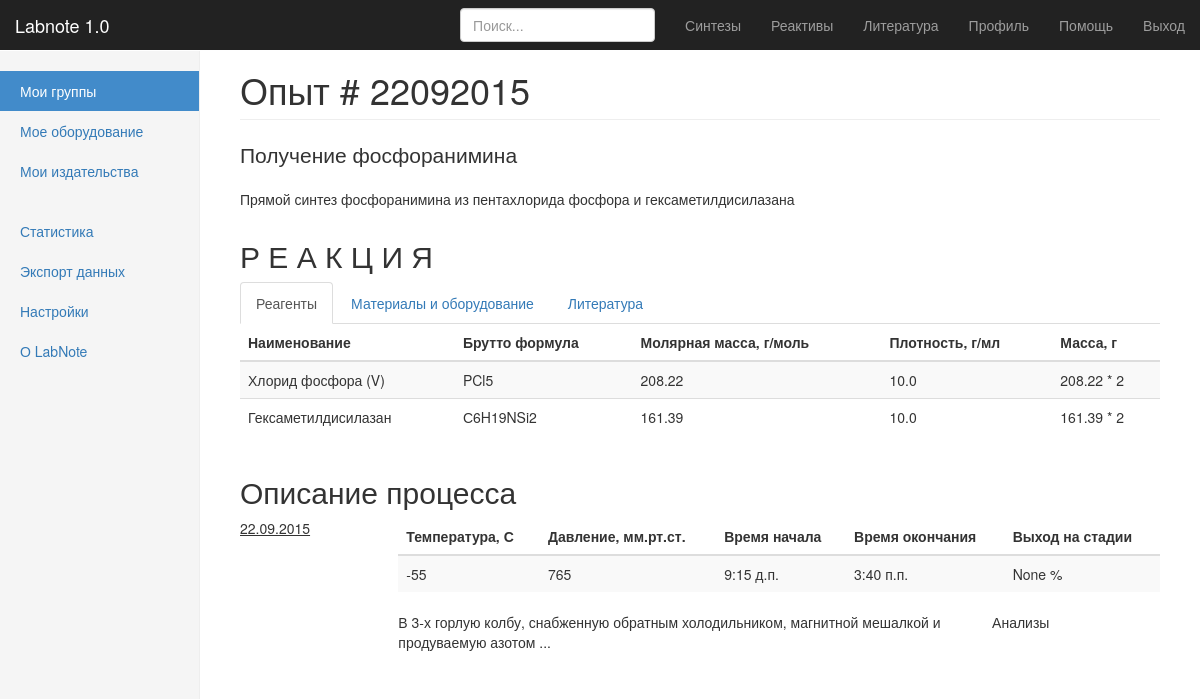
The page /synthesis/1/ on the database its author committed.
### core/models.py (models this page shows, shortened)
class Synthesis(models.Model):
	date = models.DateField(u'Дата синтеза')
	group = models.ForeignKey(GroupSynthesis, verbose_name='Группа', blank=True)
	description = models.TextField(u'Описание (макс. 1000 символов)', max_length=1000, blank=True)
	reactives = models.ManyToManyField(Reactive, verbose_name='Реактивы')   #through!!!
	tags = models.CharField(u'Теги', max_length=500, blank=True)
	literature = models.ManyToManyField(Literature, verbose_name='Литература', blank=True)
	yield_percent = models.IntegerField(
		validators=[MinValueValidator(0), MaxValueValidator(100)],
		verbose_name='Выход целевого продукта, %')
	class Meta:
		ordering = ['-date']
		verbose_name = 'Синтез'
		verbose_name_plural = 'Синтезы'

class GroupSynthesis(models.Model):
	name = models.CharField(u'Наименование', max_length=100)
	description = models.TextField(u'Описание (макс. 1000 символов)', max_length=1000)
	tags = models.CharField(u'Теги', max_length=500, blank=True)
	literature = models.ManyToManyField(Literature, verbose_name='Литература', blank=True)
	class Meta:
		verbose_name = 'Группа'
		verbose_name_plural = 'Группы синтезов'

class Reactive(models.Model):
	cas = models.CharField(u'Регистрационный номер CAS', max_length=12,
		validators=[RegexValidator(r'^\d+-\d\d-\d$')])
	iupac = models.CharField(u'Наименование по номенклатуре ИЮПАК', max_length=300)
	rational = models.CharField(u'Наименование по рациональной номенклатуре', max_length=300, blank=True)
	trivial = models.CharField(u'Тривиальное наименование', max_length=300, blank=True)
	formula = models.CharField(u'Брутто формула', max_length=50)
	img = models.ImageField(u'Графическое изображение', blank=True)
	mm = models.FloatField(u'Молярная масса, г/моль')
	density = models.FloatField(u'Плотность, г/мл')
	appearance = models.CharField(u'Внешний вид', max_length=150, blank=True)
	mp = models.SmallIntegerField(u'Температура плавления, С', blank=True, null=True)
	bp = models.SmallIntegerField(u'Температура кипения, С', blank=True, null=True)
	class Meta:
		ordering = ['cas', 'iupac']
		verbose_name = 'Реактив'
		verbose_name_plural = 'Реактивы'

class Stage(models.Model):
	synthesis = models.ForeignKey(Synthesis, related_name='stages')
	date = models.DateField(u'Дата начала стадии')
	name = models.CharField(u'Наименование', max_length=300)
	description = models.TextField(u'Полное описание')
	reactives = models.ManyToManyField(Reactive, verbose_name='Реактивы',
		related_name='reactives')   #through!!!
	solvents = models.ManyToManyField(Reactive, verbose_name='Растворитель',
		related_name='solvents', blank=True)    #through!!!
	is_complex = models.BooleanField(u'У процесса сложный режим температуры и/или давления',
		default=False)
	t = models.IntegerField(u'Температура, C', default=20)
	p = models.IntegerField(u'Давление, мм.рт.ст.', default=765)
	start = models.TimeField(u'Время начала')
	end = models.TimeField(u'Время окончания')
	yield_percent = models.IntegerField(u'Выход на стадии, %', blank=True, null=True,
		validators=[MinValueValidator(0), MaxValueValidator(100)])
	class Meta:
		verbose_name = 'Стадия'
		verbose_name_plural = 'Стадии синтеза'

### core/views.py (the view)
# urls.py: url(r'^synthesis/(?P<pk>[0-9]+)/$', SynthesisDetail.as_view(), name='synthesis'),
class SynthesisDetail(DetailView):
	model = Synthesis
	template_name = 'synthesis_detail.html'
	context_object_name = 'synthesis'

### core/models.py (called while the page is built)
	def __unicode__(self):
		return self.title

### templates/synthesis_detail.html (shortened to what this page needs)
{% extends 'base.html' %}
{% block header %} Опыт # {{ synthesis.date|date:"dmY" }} {% endblock %}
{% block content %}
	<p class="lead">{{ synthesis.group.name }}</p>
	<p>{{ synthesis.group.description }}</p>
	<div class="row">
		<div class="col-md-12">
			<h2>Р Е А К Ц И Я</h2>
		</div>
	</div>
	<div class="row">
		<div class="tab-content col-md-12">
			<ul class="nav nav-tabs" role="tablist">
			    <li role="presentation" class="active"><a href="#reacts" aria-controls="reacts" role="tab" data-toggle="tab">Реагенты</a></li>
			    <li role="presentation"><a href="#equip" aria-controls="equip" role="tab" data-toggle="tab">Материалы и оборудование</a></li>
			    <li role="presentation"><a href="#lit" aria-controls="lit" role="tab" data-toggle="tab">Литература</a></li>
			</ul>
			<div role="tabpanel" class="tab-pane fade active in" id="reacts">
				<table class="table table-striped">
					<thead>
						<th>Наименование</th>
						<th>Брутто формула</th>
						<th>Молярная масса, г/моль</th>
						<th>Плотность, г/мл</th>
						<th>Масса, г</th>
					</thead>
					<tbody>
						{% for reactive in synthesis.reactives.all %}
							<tr>
								<td>{{ reactive.iupac }}</td>
								<td>{{ reactive.formula }}</td>
								<td>{{ reactive.mm }}</td>
								<td>{{ reactive.density }}</td>
								<td>{{ reactive.mm }} * 2</td>
							</tr>
						{% endfor %}
					</tbody>
				</table>
			</div>
		</div>
	</div>
	<div class="row">
		<div class="col-md-12">
			<h2>Описание процесса</h2>
			<div class="row">
				{% for stage in synthesis.stages.all %}
					<div class="col-md-2">
						<p><u>{{ stage.date|date:"d.m.Y" }}</u></p>
					</div>
					<div class="col-md-10">
						<table class="table table-striped">
							<thead>
								<th>Температура, С</th>
								<th>Давление, мм.рт.ст.</th>
								<th>Время начала</th>
								<th>Время окончания</th>
								<th>Выход на стадии</th>
							</thead>
							<tbody>
								<td>{{ stage.t }}</td>
								<td>{{ stage.p }}</td>
								<td>{{ stage.start }}</td>
								<td>{{ stage.end }}</td>
								<td>{{ stage.yield_percent }} %</td>
							</tbody>
						</table>
						<div class="row">
							<div class="col-md-9">
								{{ stage.description }}
							</div>
							<div class="col-md-3">
								<p>Анализы</p>
							</div>
						</div>
					</div>
				{% empty %}
					<p>Еще не указано ни одной стадии процесса.</p>
				{% endfor %}
			</div>
		</div>
	</div>
{% endblock %}

### static/css/dashboard.css (style rules this page uses)
body { padding-top: 50px; }

### rows shown on the page
Synthesis: date "22092015", group.name "Получение фосфоранимина", group.description "Прямой синтез фосфоранимина из пентахлорида фосфора и гексаметилдисилазана"
Reactive: iupac "Хлорид фосфора (V)", formula "PCl5", mm "208.22", density "10.0"
Reactive: iupac "Гексаметилдисилазан", formula "С6H19NSi2", mm "161.39", density "10.0"
Stage: date "22.09.2015", t "-55", p "765", start "9:15 д.п.", end "3:40 п.п.", yield_percent "None", description "В 3-х горлую колбу, снабженную обратным холодильником, магнитной мешалкой и продуваемую азотом ..."
